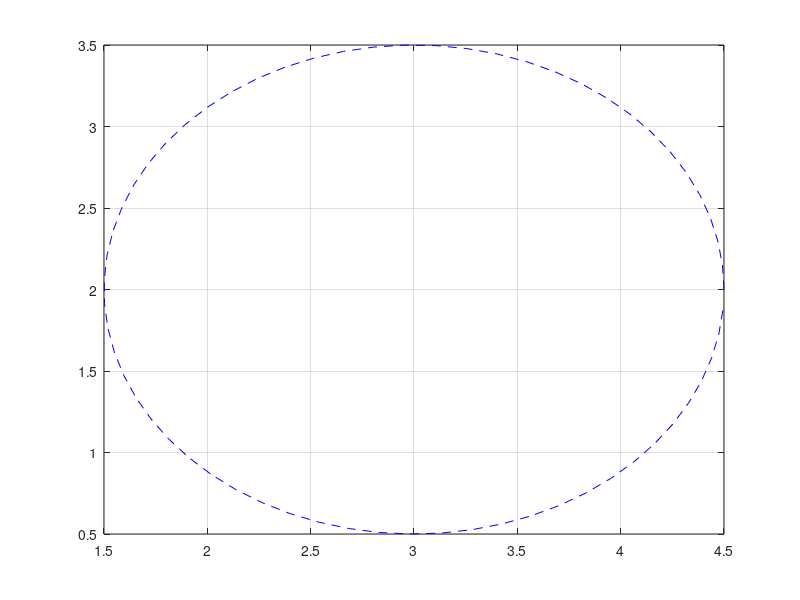
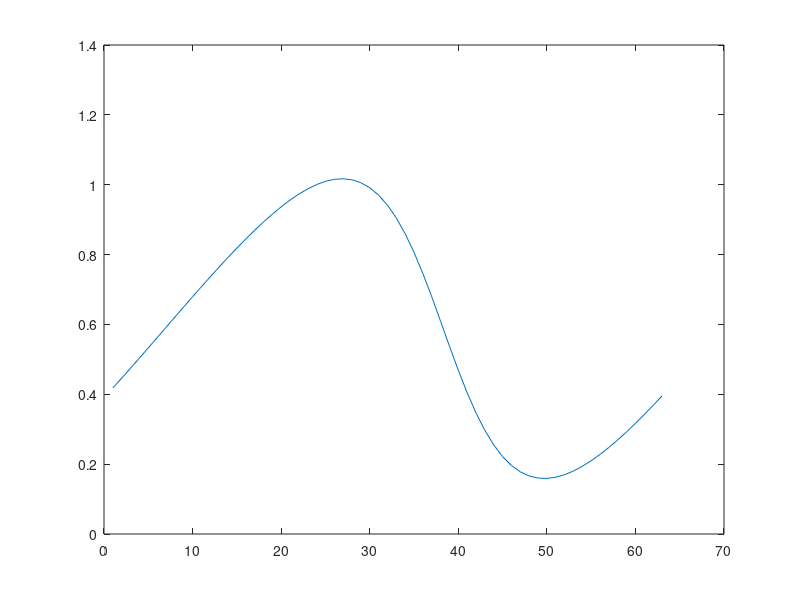

Write the MATLAB code that produced these figures, in order. (Note: this script raises an error after producing the figures.)
%% desired 

phi = [0:.1:2*pi];
xc = 3;
yc = 2;
r  = 1.5;
xd = xc + r*cos(phi);
yd = yc + r*sin(phi);

ThEd = atan2(yd,xd);

figure(2)
plot(xd,yd,'b--')
grid on 

figure(3)
plot(ThEd)


X = [xd',yd',ThEd'];
% [Y,Xf,Af] = myNeuralNetworkFunction1(X)
[Y,Xf,Af] = net(X')

for i=1:length(Y)
     v = Y(:,i);
    [pxd(i),pyd(i),ThEdd(i)] = ff_fun(v);
end

figure(2)
hold on
plot(pxd,pyd,'r-o')

figure(3)
hold on 
plot(ThEdd)


